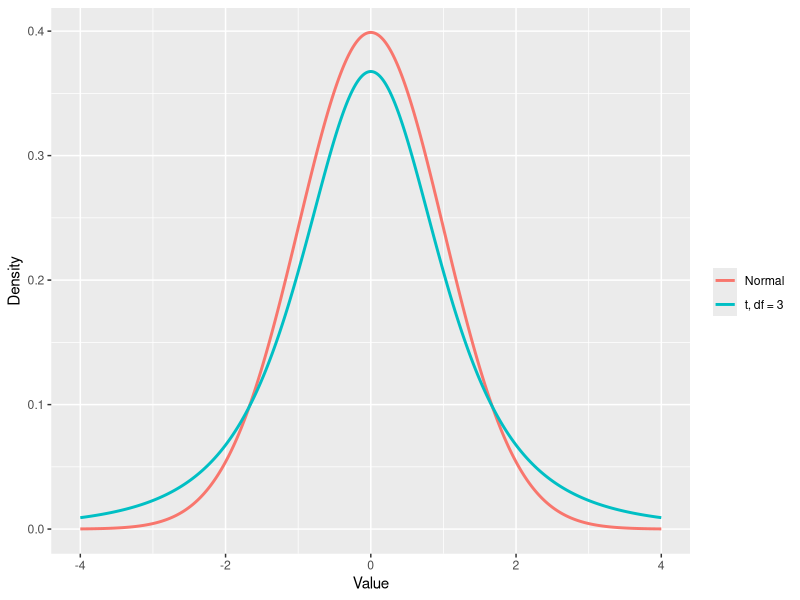
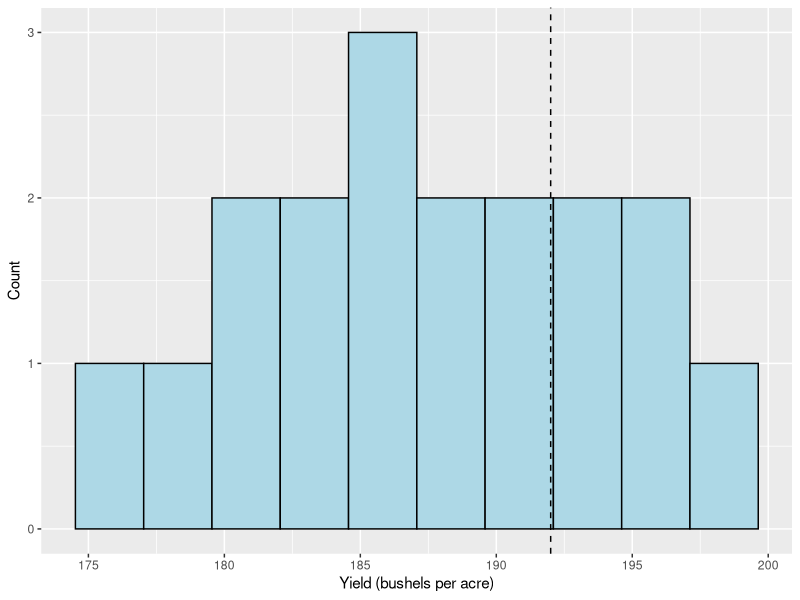
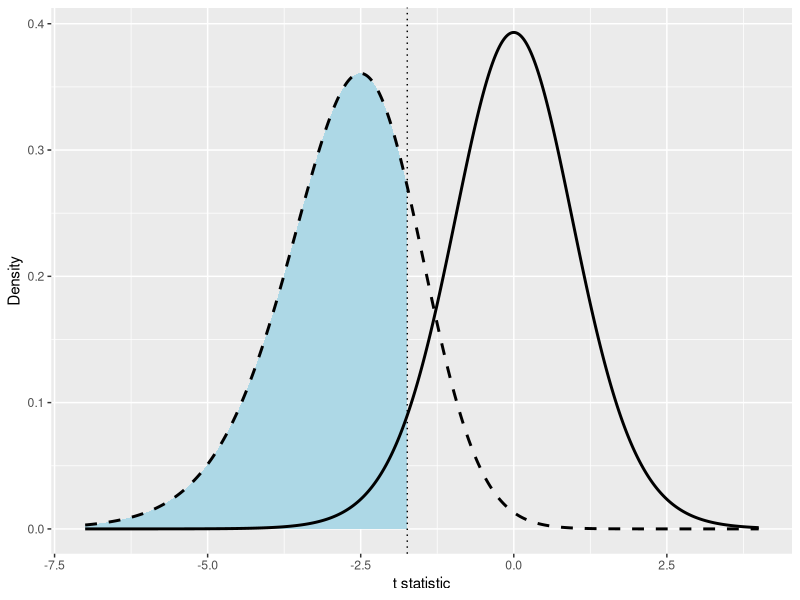

R code for these plots, in order:
## ---- chunk 1
library(ggplot2)
## ---- chunk 2
weights <- c(338.1, 341.2, 339.5, 342.0, 337.8, 340.6, 336.9, 343.1,
             339.9, 338.4, 341.7, 340.2, 337.5, 342.8, 339.1, 340.8,
             338.6, 341.4, 336.2, 340.0)

mean(weights)
sd(weights)
## ---- chunk 3
qt(0.975, df = 15)
qnorm(0.975)
## ---- chunk 4

x <- seq(-4, 4, length.out = 1000)

curves <- data.frame(
  x = rep(x, 2),
  density = c(dnorm(x), dt(x, df = 3)),
  curve = rep(c("Normal", paste("t, df =", 3)), each = length(x)))

ggplot(curves, aes(x = x, y = density, color = curve)) +
  geom_line(linewidth = 1) +
  labs(x = "Value", y = "Density", color = "")
## ---- chunk 5
n <- length(weights)
ybar <- mean(weights)
s <- sd(weights)

n
ybar
s
## ---- chunk 6
se <- s / sqrt(n)
crit <- qt(0.975, df = n - 1)
margin <- crit * se

se
crit
margin
## ---- chunk 7
ybar - margin
ybar + margin
## ---- chunk 8
mu0 <- 340

t_stat <- (ybar - mu0) / (s / sqrt(n))
t_stat
## ---- chunk 9
qt(0.025, df = n - 1)
qt(0.975, df = n - 1)

2 * pt(abs(t_stat), df = n - 1, lower.tail = FALSE) #Two tailed p value
## ---- chunk 10
t.test(weights, mu = 340)
## ---- chunk 11
t.test(weights, mu = 340, alternative = "less")
## ---- chunk 12
t.test(weights, mu = 340, conf.level = 0.99)
## ---- chunk 13
yields <- c(182.4, 191.7, 178.9, 195.2, 187.6, 183.1, 199.4, 176.8, 190.3,
            185.5, 193.8, 181.2, 188.9, 197.1, 179.6, 186.4, 192.5, 184.7)
## ---- chunk 14
length(yields)
mean(yields)
sd(yields)
## ---- chunk 15
ggplot(data.frame(yield = yields), aes(x = yield)) +
  geom_histogram(bins = 10, fill = "lightblue", color = "black") +
  geom_vline(xintercept = 192, linetype = "dashed") +
  labs(x = "Yield (bushels per acre)", y = "Count")
## ---- chunk 16
n_corn <- length(yields)
ybar_corn <- mean(yields)
s_corn <- sd(yields)

t_corn <- (ybar_corn - 192) / (s_corn / sqrt(n_corn))
t_corn
## ---- chunk 17
qt(0.05, df = n_corn - 1)
## ---- chunk 18
pt(t_corn, df = n_corn - 1)
## ---- chunk 19
crit_corn <- qt(0.975, df = n_corn - 1)
margin_corn <- crit_corn * (s_corn / sqrt(n_corn))

ybar_corn - margin_corn
ybar_corn + margin_corn
## ---- chunk 20
t.test(yields, mu = 192, alternative = "less")
## ---- chunk 21
se_power <- 6.5 / sqrt(18)
ncp_power <- (188 - 192) / se_power
crit_power <- qt(0.05, df = 17)

se_power
ncp_power
crit_power
## ---- chunk 22
curves_power <- data.frame(t = seq(-7, 4, length.out = 1000))

curves_power$null_density <- dt(curves_power$t, df = 17)
curves_power$alt_density <- dt(curves_power$t, df = 17, ncp = ncp_power)

ggplot(curves_power, aes(x = t)) +
  geom_area(data = subset(curves_power, t <= crit_power),
            aes(y = alt_density), fill = "lightblue") +
  geom_line(aes(y = null_density), linewidth = 1) +
  geom_line(aes(y = alt_density), linewidth = 1, linetype = "dashed") +
  geom_vline(xintercept = crit_power, linetype = "dotted") +
  labs(x = "t statistic", y = "Density")
## ---- chunk 23
pt(crit_power, df = 17, ncp = ncp_power)
## ---- chunk 24
power.t.test(n = 18, delta = 4, sd = 6.5, sig.level = 0.05,
             type = "one.sample", alternative = "one.sided")
## ---- chunk 25
power.t.test(delta = 4, sd = 6.5, sig.level = 0.05, power = 0.90,
             type = "one.sample", alternative = "one.sided")
## ---- chunk 26

## ---- chunk 27

## ---- chunk 28

## ---- chunk 29

## ---- chunk 30

## ---- chunk 31

## ---- chunk 32

## ---- chunk 33

## ---- chunk 34

## ---- chunk 35

## ---- chunk 36

## ---- chunk 37
